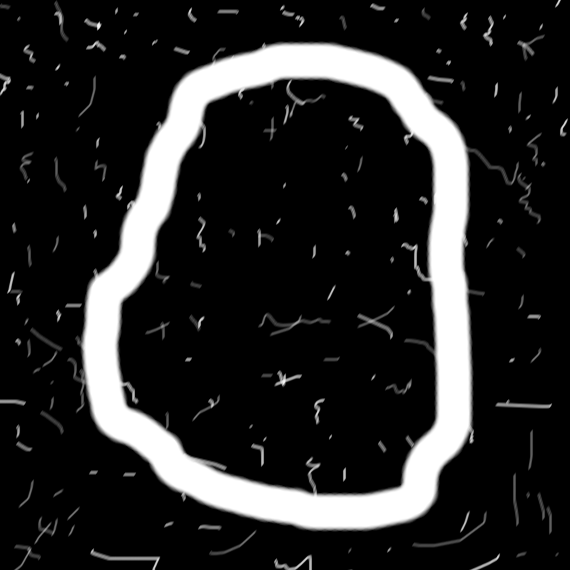
#> input picture images/Contorno.tif, 570 x 570 px, found by its file name
$ python Fronteira.py
#> lines starting #> are read from the running program, lines starting #| are printed output that depends on the picture; after the words box and inside, x2 and y2 are one past the last pixel; in counts of white or black regions, pixels touching at a corner belong together
import cv2
import numpy as np
import matplotlib.pyplot as plt

image_path = "images\Contorno.tif"
image1 = cv2.imread(image_path)
#> image1 is the input picture: shape (570, 570, 3); min 0, max 255, mean 40.4
image = cv2.cvtColor(image1, cv2.COLOR_BGR2GRAY)
cv2.imshow("Imagem Original", image)
cv2.waitKey(0)

resulting_image = cv2.GaussianBlur(image, ksize=(9, 9), sigmaX=9, sigmaY=9)
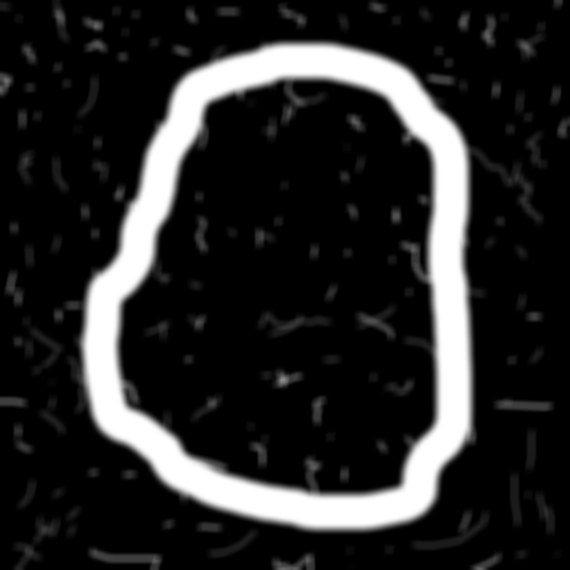
#> resulting_image: shape (570, 570); min 0, max 255, mean 40.4
cv2.imshow("filter2d image - Gaussian", resulting_image)
cv2.waitKey()

(T, imageBin) = cv2.threshold(resulting_image, 0, 255, cv2.THRESH_BINARY+cv2.THRESH_OTSU)
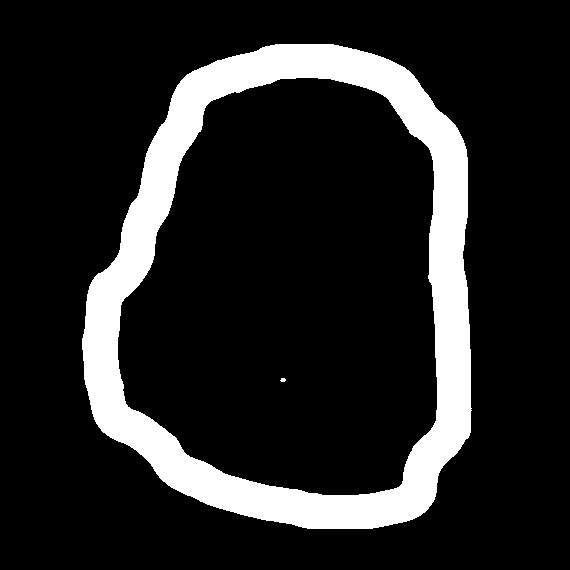
#> imageBin: shape (570, 570); 14.6% white; 2 white regions (1 under 20 px)
#> T = 121
cv2.imshow("Binarizado Suzavizado", imageBin)
cv2.waitKey(0)

contours, hierarchy = cv2.findContours(imageBin, mode=cv2.RETR_EXTERNAL, method=cv2.CHAIN_APPROX_NONE)
#> contours = 1 contour; box (x1, y1, x2, y2) and area: (82, 44, 472, 529) 152423
print(contours)
#> (printed output is left out)
image_copy = image1.copy()
#> (the run stopped early here; a loop or call above may not have finished)

$ run again, with images/Bone.tif copied over images/Contorno.tif
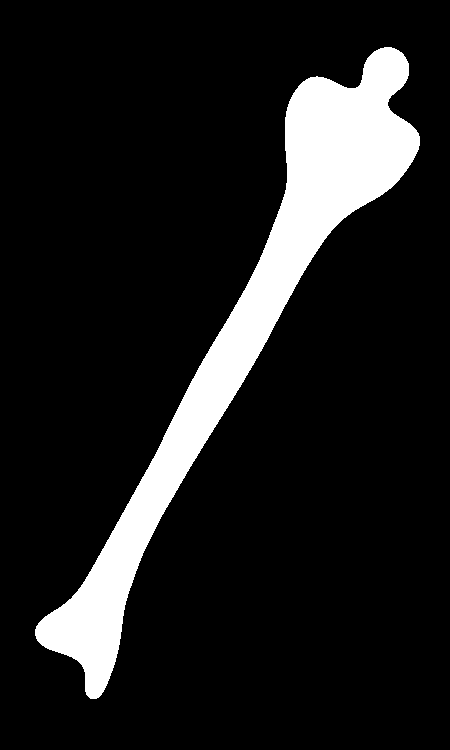
#> input picture images/Bone.tif, 450 x 750 px, found by its file name
#> image1 is the input picture: shape (750, 450, 3); 12% white; 1 white region, box (x1, y1, x2, y2) and area: (35, 47, 420, 699) 40395
#> `resulting_image = cv2.GaussianBlur(image, ksize=(9, 9), sigmaX=9, sigm..`:
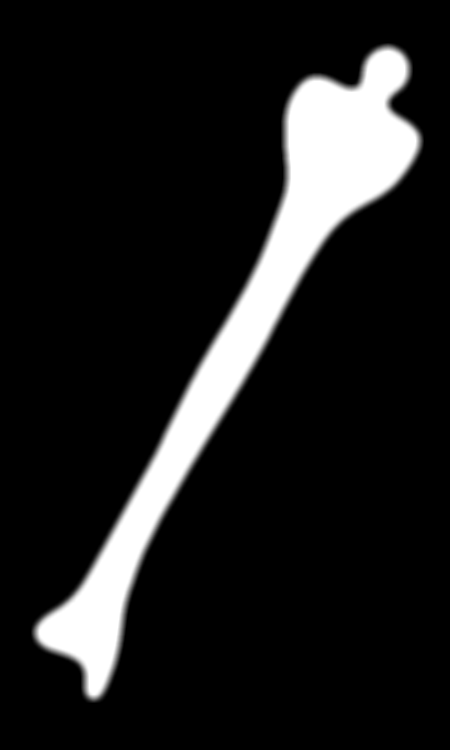
#> resulting_image: shape (750, 450); min 0, max 255, mean 30.5
#> `(T, imageBin) = cv2.threshold(resulting_image, 0, 255, cv2.THRESH_BINA..`:
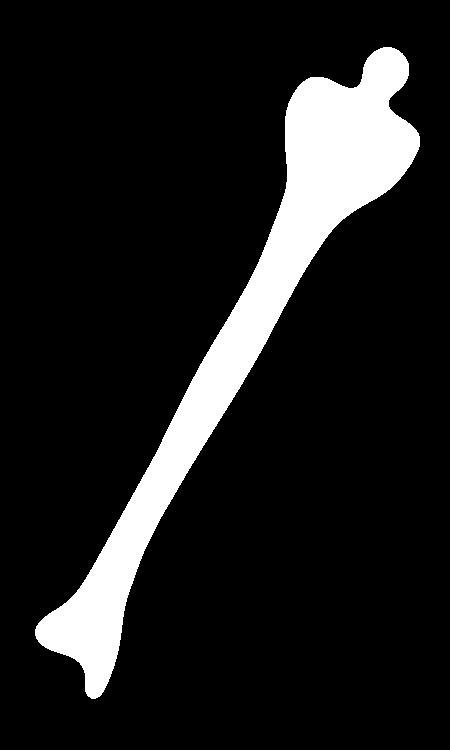
#> imageBin: shape (750, 450); 12% white; 1 white region
#> T = 122
#> contours = 1 contour; box (x1, y1, x2, y2) and area: (35, 47, 420, 699) 39871
#> (printed output is left out)
